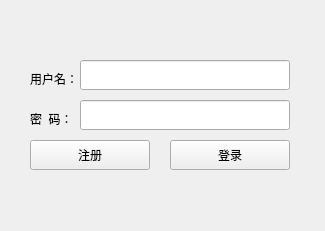
<?xml version="1.0" encoding="UTF-8"?>
<ui version="4.0">
 <class>Login</class>
 <widget class="QWidget" name="Login">
  <property name="geometry">
   <rect>
    <x>0</x>
    <y>0</y>
    <width>325</width>
    <height>231</height>
   </rect>
  </property>
  <property name="windowTitle">
   <string>Login</string>
  </property>
  <widget class="QLabel" name="label_uname">
   <property name="geometry">
    <rect>
     <x>30</x>
     <y>70</y>
     <width>57</width>
     <height>17</height>
    </rect>
   </property>
   <property name="text">
    <string>用户名：</string>
   </property>
  </widget>
  <widget class="QLabel" name="label_pwd">
   <property name="geometry">
    <rect>
     <x>30</x>
     <y>110</y>
     <width>57</width>
     <height>17</height>
    </rect>
   </property>
   <property name="text">
    <string>密  码：</string>
   </property>
  </widget>
  <widget class="QPushButton" name="pushButton_login">
   <property name="geometry">
    <rect>
     <x>170</x>
     <y>140</y>
     <width>120</width>
     <height>30</height>
    </rect>
   </property>
   <property name="text">
    <string>登录</string>
   </property>
  </widget>
  <widget class="QPushButton" name="pushButton_reg">
   <property name="geometry">
    <rect>
     <x>30</x>
     <y>140</y>
     <width>120</width>
     <height>30</height>
    </rect>
   </property>
   <property name="text">
    <string>注册</string>
   </property>
  </widget>
  <widget class="QLineEdit" name="lineEdit_uname">
   <property name="geometry">
    <rect>
     <x>80</x>
     <y>60</y>
     <width>210</width>
     <height>30</height>
    </rect>
   </property>
  </widget>
  <widget class="QLineEdit" name="lineEdit_pwd">
   <property name="geometry">
    <rect>
     <x>80</x>
     <y>100</y>
     <width>210</width>
     <height>30</height>
    </rect>
   </property>
   <property name="echoMode">
    <enum>QLineEdit::Password</enum>
   </property>
  </widget>
  <widget class="QLabel" name="label_msg">
   <property name="geometry">
    <rect>
     <x>40</x>
     <y>20</y>
     <width>241</width>
     <height>30</height>
    </rect>
   </property>
   <property name="text">
    <string/>
   </property>
  </widget>
 </widget>
 <layoutdefault spacing="6" margin="11"/>
 <resources/>
 <connections/>
</ui>
